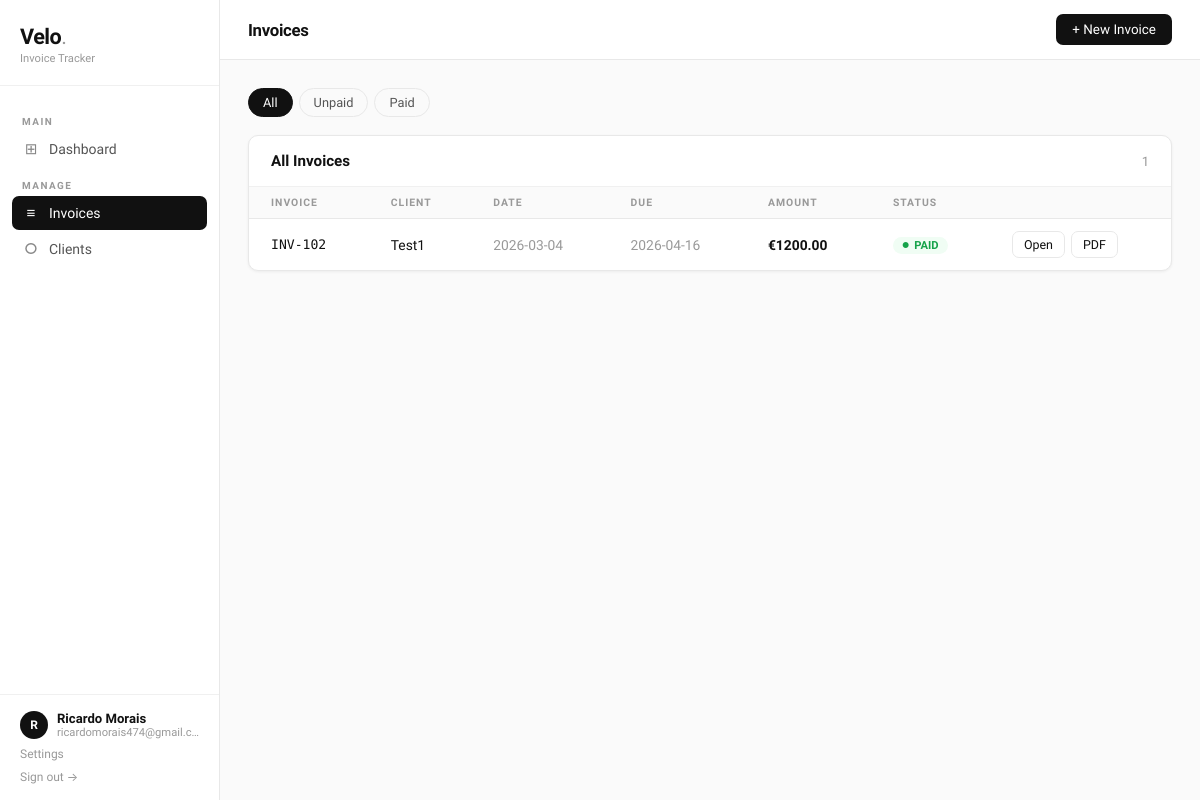
The page /invoices (signed in) on the database its author committed.
### tables this page shows
CREATE TABLE invoices (id INTEGER PRIMARY KEY AUTOINCREMENT,user_id INTEGER NOT NULL,invoice_num TEXT NOT NULL,client_id INTEGER NOT NULL,total_amount REAL DEFAULT 0,status TEXT DEFAULT 'Unpaid',date TEXT NOT NULL,due_date TEXT,notes TEXT,FOREIGN KEY(user_id) REFERENCES users(id),FOREIGN KEY(client_id) REFERENCES clients(id));

CREATE TABLE clients (id INTEGER PRIMARY KEY AUTOINCREMENT,user_id INTEGER NOT NULL,name TEXT NOT NULL,email TEXT NOT NULL,phone TEXT,address TEXT,FOREIGN KEY(user_id) REFERENCES users(id));

### app.py (the view)
@app.route('/invoices')
@login_required
def invoices():
    db = get_db()
    sf = request.args.get('status','all')
    q  = f'SELECT i.*,c.name as client_name FROM invoices i JOIN clients c ON i.client_id=c.id WHERE i.user_id={ph()}'
    p  = [uid()]
    if sf != 'all':
        q += f' AND i.status={ph()}'
        p.append(sf)
    rows = fetchall(db, q + ' ORDER BY i.date DESC', p)
    return render_template('invoices.html', invoices=rows, status_filter=sf)

### app.py (called while the page is built)
def login_required(f):
    @wraps(f)
    def decorated(*args, **kwargs):
        if 'user_id' not in session:
            flash('Please log in to continue.', 'info')
            return redirect(url_for('login'))
        return f(*args, **kwargs)
    return decorated

def uid():
    return session.get('user_id')

def fetchall(db, sql, params=()):
    cur = db_cursor(db)
    cur.execute(sql, params)
    return cur.fetchall()

def ph():
    return '%s' if IS_POSTGRES else '?'

    def get_db():
        if 'db' not in g:
            g.db = sqlite3.connect(DB_PATH)
            g.db.row_factory = sqlite3.Row
        return g.db

    def db_cursor(db):
        return db.cursor()

### templates/invoices.html (shortened to what this page needs)
{% extends "base.html" %}
{% block page_title %}Invoices{% endblock %}
{% block topbar_actions %}<a href="{{ url_for('create_invoice') }}" class="btn btn-primary">+ New Invoice</a>{% endblock %}
{% block content %}
<div class="filter-tabs">
  <a href="{{ url_for('invoices') }}" class="filter-tab {% if status_filter=='all' %}active{% endif %}">All</a>
  <a href="{{ url_for('invoices',status='Unpaid') }}" class="filter-tab {% if status_filter=='Unpaid' %}active{% endif %}">Unpaid</a>
  <a href="{{ url_for('invoices',status='Paid') }}" class="filter-tab {% if status_filter=='Paid' %}active{% endif %}">Paid</a>
</div>
<div class="table-card">
  <div class="table-header"><h3>{{ status_filter|capitalize if status_filter!='all' else 'All' }} Invoices</h3><span style="color:var(--ink3);font-size:.82rem">{{ invoices|length }}</span></div>
  {% if invoices %}
  <table>
    <thead><tr><th>Invoice</th><th>Client</th><th>Date</th><th>Due</th><th>Amount</th><th>Status</th><th></th></tr></thead>
    <tbody>
      {% for inv in invoices %}
      <tr>
        <td class="mono" style="font-size:.82rem">{{ inv.invoice_num }}</td>
        <td>{{ inv.client_name }}</td>
        <td style="color:var(--ink3)">{{ inv.date }}</td>
        <td style="color:var(--ink3)">{{ inv.due_date or '—' }}</td>
        <td><strong>&#8364;{{ "%.2f"|format(inv.total_amount) }}</strong></td>
        <td><span class="badge badge-{{ inv.status|lower }}">{{ inv.status }}</span></td>
        <td style="display:flex;gap:6px;padding:12px 22px">
          <a href="{{ url_for('invoice_detail',invoice_id=inv.id) }}" class="btn btn-outline btn-sm">Open</a>
          <a href="{{ url_for('generate_pdf',invoice_id=inv.id) }}" class="btn btn-outline btn-sm">PDF</a>
        </td>
      </tr>
      {% endfor %}
    </tbody>
  </table>
  {% else %}
  <div class="empty-state"><strong>No invoices</strong><p>{% if status_filter!='all' %}No {{ status_filter|lower }} invoices.{% else %}Create your first invoice.{% endif %}</p></div>
  {% endif %}
</div>
{% endblock %}

### templates/base.html (style rules this page uses)
:root { --bg:#fafafa;--surface:#fff;--border:#e8e8e8;--border2:#f0f0f0;--ink:#111;--ink2:#555;--ink3:#999;--green:#16a34a;--green-bg:#f0fdf4;--red:#dc2626;--red-bg:#fef2f2;--radius:10px;--shadow:0 1px 3px rgba(0,0,0,.06); }
*,*::before,*::after { box-sizing:border-box;margin:0;padding:0; }
body { font-family:'Geist',-apple-system,sans-serif;background:var(--bg);color:var(--ink);min-height:100vh;display:flex; }
.table-card { background:var(--surface);border:1px solid var(--border);border-radius:var(--radius);overflow:hidden;box-shadow:var(--shadow); }
.table-header { padding:16px 22px;border-bottom:1px solid var(--border2);display:flex;align-items:center;justify-content:space-between; }
.table-header h3 { font-size:.95rem;font-weight:600; }
table { width:100%;border-collapse:collapse; }
th { text-align:left;padding:9px 22px;font-size:.65rem;font-weight:600;text-transform:uppercase;letter-spacing:1px;color:var(--ink3);background:var(--bg);border-bottom:1px solid var(--border); }
td { padding:12px 22px;font-size:.865rem;border-bottom:1px solid var(--border2);vertical-align:middle; }
tr:last-child td { border-bottom:none; }
.badge { display:inline-flex;align-items:center;gap:5px;padding:2px 9px;border-radius:20px;font-size:.7rem;font-weight:600;text-transform:uppercase; }
.badge::before { content:'●';font-size:.5rem; }
.badge-paid { background:var(--green-bg);color:var(--green); }
.btn { display:inline-flex;align-items:center;gap:5px;padding:8px 16px;border-radius:7px;font-family:'Geist',sans-serif;font-size:.84rem;font-weight:500;cursor:pointer;border:none;text-decoration:none;transition:all .12s;white-space:nowrap; }
.btn-primary { background:var(--ink);color:#fff; }
.btn-outline { background:transparent;color:var(--ink);border:1px solid var(--border); }
.btn-sm { padding:5px 11px;font-size:.78rem; }
.filter-tabs { display:flex;gap:6px;margin-bottom:18px; }
.filter-tab { padding:6px 14px;border-radius:20px;font-size:.8rem;font-weight:500;text-decoration:none;color:var(--ink2);border:1px solid var(--border);transition:all .12s; }
.filter-tab.active { background:var(--ink);color:#fff;border-color:var(--ink); }
.mono { font-family:'Geist Mono',monospace; }

### rows shown on the page
invoices: invoice_num "INV-102", client_name "Test1", date "2026-03-04", due_date "2026-04-16", total_amount "1200.00", status "PAID"

### other values the page prints
{{ session.user_name[0].upper() if session.user_name else '?' }} "R"
{{ session.user_name }} "Ricardo Morais"
{{ session.user_email }} "ricardomorais474@gmail.…"
{{ status_filter|capitalize if status_filter!='all' else 'All' }} "All"
{{ invoices|length }} "1"
